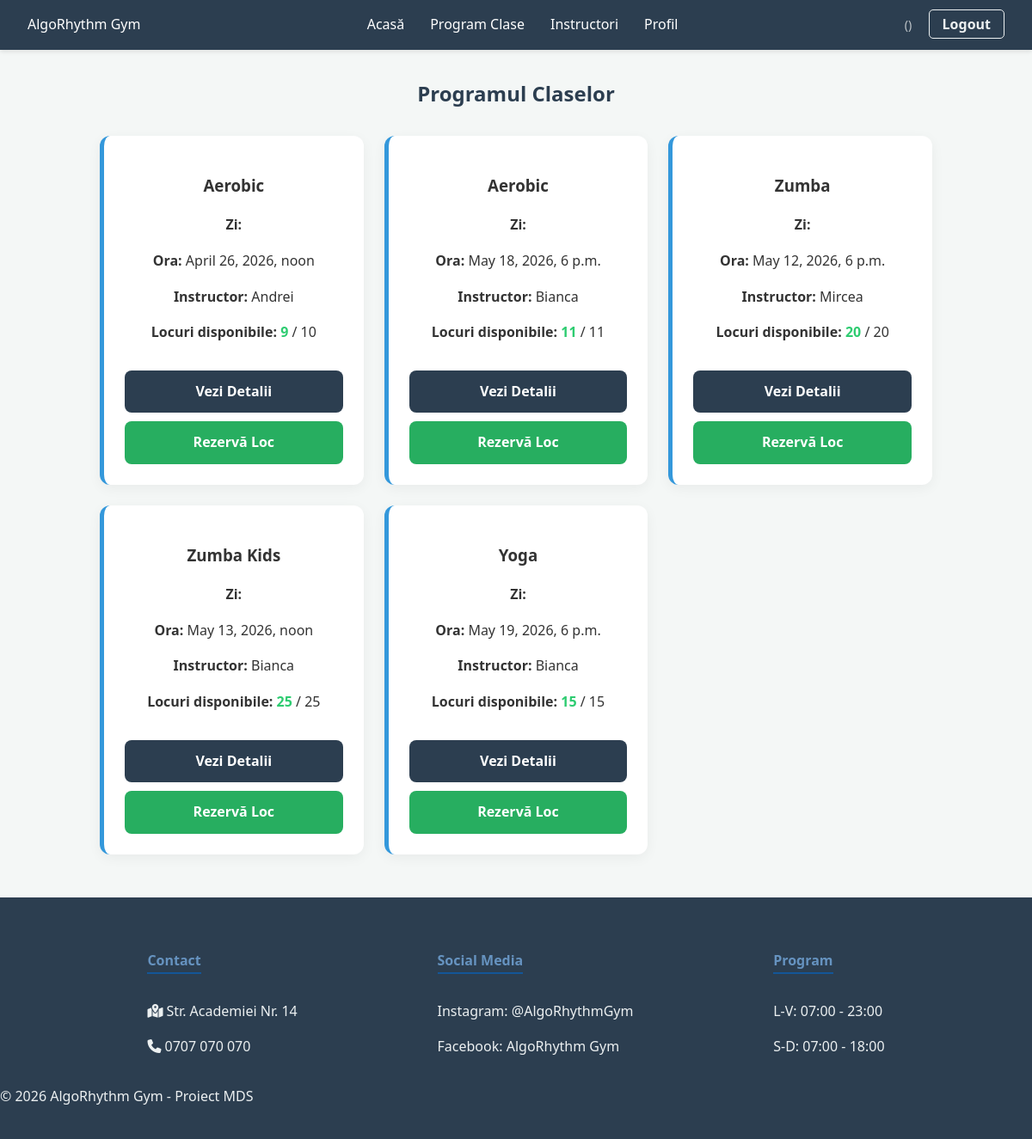
Page /program/ on the committed database.
### fitness_app/models.py (models this page shows, shortened)
class FitnessClass(models.Model):
    CLASS_TYPES = [
        ('1TO1', 'Personal Training'),
        ('GRP', 'Grup'),
        ('IND', 'Individual (fără antrenor)'),
    ]
    type = models.CharField(max_length=4, choices=CLASS_TYPES, default='GRP')
    instructor = models.ForeignKey(User, on_delete=models.CASCADE, null=True, blank=True, limit_choices_to={'role': 'INS'})
    is_for_women_only = models.BooleanField(default=False)
    is_for_children = models.BooleanField(default=False)
    name = models.CharField(max_length=100)
    price = models.DecimalField(max_digits=6, decimal_places=2, default=0)
    early_bird_hours_before = models.PositiveIntegerField(default=24)
    early_bird_discount_percent = models.DecimalField(max_digits=5, decimal_places=2, default=10)
    duration_minutes = models.PositiveIntegerField(default=60)
    max_capacity = models.PositiveIntegerField()
    @property
    def available_spots(self):
        return self.max_capacity - self.booking_set.count()
    start_time = models.DateTimeField()

class User(AbstractUser):
    IS_INSTRUCTOR = 'INS'
    IS_CLIENT = 'CLI'
    IS_ADMIN = 'ADM'
    ROLE_CHOICES = [
        (IS_INSTRUCTOR, 'Instructor'),
        (IS_CLIENT, 'Client'),
        (IS_ADMIN, 'Admin'),
    ]
    role = models.CharField(max_length=3, choices=ROLE_CHOICES, default=IS_CLIENT)
    gender = models.CharField(max_length=10, choices=[('M', 'Masculin'), ('F', 'Feminin')], blank=True)
    is_child = models.BooleanField(default=False)
    parent = models.ForeignKey('self', on_delete=models.CASCADE, null=True, blank=True, related_name='children')
    referred_by = models.ForeignKey('self', on_delete=models.SET_NULL, null=True, blank=True, related_name='referrals')
    referral_count = models.IntegerField(default=0)
    referral_discount_available = models.IntegerField(default=0)  # nr de reduceri neutilizate
    experience_years = models.IntegerField(null=True, blank=True)
    bio_short = models.TextField(null=True, blank=True)
    profile_picture = models.ImageField(upload_to='instructors/', null=True, blank=True)
    fitness_goal = models.TextField(blank=True)
    frequency_per_week = models.IntegerField(default=0)

### fitness_app/views.py (the view)
# urls.py: path('program/', views.classes_view, name='fitness_classes_list'),
def classes_view(request):
    fitness_classes = FitnessClass.objects.all()
    return render(request, 'classes.html', {'fitness_classes': fitness_classes})

### fitness_app/templates/classes.html (shortened to what this page needs)
{% extends 'base.html' %}
{% block content %}
<div class="container">
    <h2 style="text-align: center; color: #2c3e50; margin-bottom: 30px;">Programul Claselor</h2>
    <div class="grid">
        {% for fc in fitness_classes %}
        <div class="card" style="border-left: 5px solid #3498db; display: flex; flex-direction: column; justify-content: space-between;">
            <div>
                <h3>{{ fc.name }}</h3>
                <p><strong>Zi:</strong> {{ fc.get_day_of_week_display }}</p>
                <p><strong>Ora:</strong> {{ fc.start_time }}</p>
                <p><strong>Instructor:</strong> {{ fc.instructor.first_name }}</p>
                <p><strong>Locuri disponibile:</strong>
                    <span style="font-weight: bold; color: {% if fc.available_spots > 0 %}#2ecc71{% else %}#e74c3c{% endif %};">
                        {{ fc.available_spots }}
                    </span> / {{ fc.max_capacity }}
                </p>
            </div>
            <div style="margin-top: 15px; display: flex; flex-direction: column; gap: 10px;">
                <a href="{% url 'class_detail' fc.id %}" class="btn-ocean">Vezi Detalii</a>
                {% if fc.available_spots > 0 %}
                    <a href="{% url 'book_class' fc.id %}" class="btn-ocean" style="background-color: #27ae60; border: none; text-align: center; text-decoration: none;">
                        Rezervă Loc
                    </a>
                {% else %}
                    <p style="color: #e74c3c; font-weight: bold; text-align: center; margin: 10px 0;">
                        Ne pare rău, nu mai sunt locuri!
                    </p>
                {% endif %}
            </div>
        </div>
        {% empty %}
        <p style="text-align: center; width: 100%;">Momentan nu sunt clase programate.</p>
        {% endfor %}
    </div>
</div>
{% endblock %}

### static/css/style.css (style rules this page uses)
body { font-family: 'Segoe UI', Tahoma, Geneva, Verdana, sans-serif; margin: 0; background-color: #f4f7f6; color: #333; line-height: 1.6; }
.container { max-width: 1000px; margin: 2rem auto; padding: 0 1rem; }
.grid { display: grid; grid-template-columns: repeat(auto-fit, minmax(280px, 1fr)); gap: 1.5rem; }
.card, .welcome-card, .instructor-card { background: white; border-radius: 12px; box-shadow: 0 4px 15px rgba(0,0,0,0.05); transition: transform 0.3s ease, box-shadow 0.3s ease; }
.card { padding: 1.5rem; text-align: center; }
.btn-ocean, .btn-back, .btn-logout { text-decoration: none; transition: all 0.3s ease; font-weight: 600; }
.btn-ocean { background-color: #2c3e50; color: white; text-align: center; padding: 12px; border-radius: 8px; display: block; }

### rows in the picture
FitnessClass: name "Aerobic", start_time "April 26, 2026, noon", instructor.first_name "Andrei", available_spots "9", max_capacity "10", shows "Rezervă Loc"
FitnessClass: name "Aerobic", start_time "May 18, 2026, 6 p.m.", instructor.first_name "Bianca", available_spots "11", max_capacity "11", shows "Rezervă Loc"
FitnessClass: name "Zumba", start_time "May 12, 2026, 6 p.m.", instructor.first_name "Mircea", available_spots "20", max_capacity "20", shows "Rezervă Loc"
FitnessClass: name "Zumba Kids", start_time "May 13, 2026, noon", instructor.first_name "Bianca", available_spots "25", max_capacity "25", shows "Rezervă Loc"
FitnessClass: name "Yoga", start_time "May 19, 2026, 6 p.m.", instructor.first_name "Bianca", available_spots "15", max_capacity "15", shows "Rezervă Loc"
